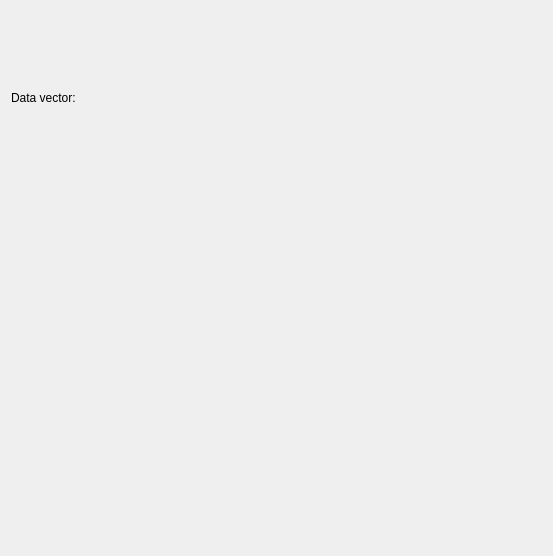
<ui version="4.0" >
 <class>PowerSpectrumTab</class>
 <widget class="QWidget" name="PowerSpectrumTab" >
  <property name="geometry" >
   <rect>
    <x>0</x>
    <y>0</y>
    <width>553</width>
    <height>556</height>
   </rect>
  </property>
  <layout class="QGridLayout" name="gridLayout" >
   <item row="0" column="0" colspan="2" >
    <layout class="QHBoxLayout" name="horizontalLayout" >
     <item>
      <widget class="QLabel" name="TextLabel1_6_2_4" >
       <property name="sizePolicy" >
        <sizepolicy vsizetype="Fixed" hsizetype="Fixed" >
         <horstretch>0</horstretch>
         <verstretch>0</verstretch>
        </sizepolicy>
       </property>
       <property name="text" >
        <string>Data vector:</string>
       </property>
       <property name="wordWrap" >
        <bool>false</bool>
       </property>
      </widget>
     </item>
     <item>
      <widget class="Kst::VectorSelector" native="1" name="_vector" />
     </item>
    </layout>
   </item>
   <item row="1" column="0" colspan="2" >
    <widget class="Kst::FFTOptions" native="1" name="_FFTOptions" />
   </item>
   <item row="2" column="0" >
    <widget class="Kst::CurveAppearance" native="1" name="_curveAppearance" />
   </item>
   <item row="2" column="1" >
    <widget class="Kst::CurvePlacement" native="1" name="_curvePlacement" />
   </item>
  </layout>
 </widget>
 <layoutdefault spacing="6" margin="11" />
 <pixmapfunction>qPixmapFromMimeSource</pixmapfunction>
 <customwidgets>
  <customwidget>
   <class>Kst::VectorSelector</class>
   <extends>QWidget</extends>
   <header>vectorselector.h</header>
  </customwidget>
  <customwidget>
   <class>Kst::CurvePlacement</class>
   <extends>QWidget</extends>
   <header>curveplacement.h</header>
  </customwidget>
  <customwidget>
   <class>Kst::CurveAppearance</class>
   <extends>QWidget</extends>
   <header>curveappearance.h</header>
  </customwidget>
  <customwidget>
   <class>Kst::FFTOptions</class>
   <extends>QWidget</extends>
   <header>fftoptions.h</header>
  </customwidget>
 </customwidgets>
 <tabstops>
  <tabstop>_FFTOptions</tabstop>
  <tabstop>_curveAppearance</tabstop>
  <tabstop>_curvePlacement</tabstop>
 </tabstops>
 <resources/>
 <connections/>
</ui>
